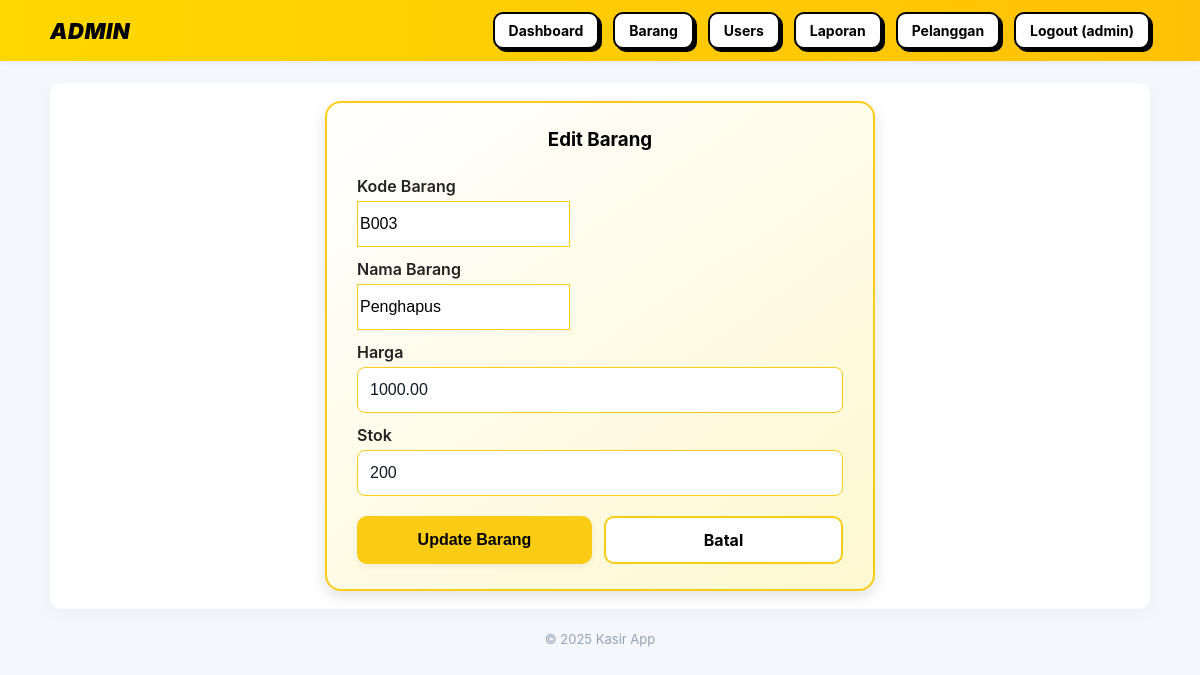
The app's page /admin/barang_edit.php?id=3 (signed in) with its own data.
### tables this page shows
CREATE TABLE barang (
  id_barang INT AUTO_INCREMENT PRIMARY KEY,
  kode_barang VARCHAR(50) NOT NULL UNIQUE,
  nama_barang VARCHAR(255) NOT NULL,
  harga DECIMAL(12,2) NOT NULL DEFAULT 0,
  stok INT NOT NULL DEFAULT 0,
  is_active TINYINT(1) NOT NULL DEFAULT 1
);

### admin/barang_edit.php (the view, shortened to what this page needs)
<?php
require_once __DIR__ . '/../config.php';
$id = (int)($_GET['id'] ?? 0);
$stmt = $pdo->prepare('SELECT * FROM barang WHERE id_barang = ?');
$stmt->execute([$id]);
$b = $stmt->fetch(PDO::FETCH_ASSOC);
require '../includes/header.php';
?>
<div class="edit-box mt-4">
    <h3>Edit Barang</h3>
    <form method="post" action="barang.php">
        <div class="mb-3">
            <label>Kode Barang</label>
            <input name="kode" class="form-control" value="<?= htmlspecialchars($b['kode_barang']) ?>" required/>
        </div>
        <div class="mb-3">
            <label>Nama Barang</label>
            <input name="nama" class="form-control" value="<?= htmlspecialchars($b['nama_barang']) ?>" required/>
        </div>
        <div class="mb-3">
            <label>Harga</label>
            <input name="harga" type="number" step="0.01" class="form-control" value="<?= $b['harga'] ?>" required/>
        </div>
        <div class="mb-4">
            <label>Stok</label>
            <input name="stok" type="number" class="form-control" value="<?= $b['stok'] ?>" required/>
        </div>
        <div class="btn-group">
            <button type="submit" class="btn-update">Update Barang</button>
            <a href="barang.php" class="btn-cancel">Batal</a>
        </div>
    </form>
</div>
<?php require '../includes/footer.php'; ?>

### includes/header.php (style rules this page uses)
:root { --bg:#f4f7fb; --card:#ffffff; --muted:#6b7280; --accent:#FFD700; --accent-2:#FFC107; --success:#2ea44f; --danger:#d64545; --radius:10px; }
* { box-sizing:border-box }
body { margin:0; font-family: Inter, system-ui, -apple-system, "Segoe UI", Roboto, "Helvetica Neue", Arial; background:var(--bg); color:#222; }
h1,h2,h3 { margin:0 0 12px 0; color:#1f2937; }
label { display:block; font-weight:600; margin-bottom:6px; color:#374151; }
input[type="text"], input[type="number"], input[type="date"], input[type="password"], select { width:100%; padding:10px 12px; border:1px solid #e6eef4; border-radius:8px; background:#fff; font-size:14px; color:#111827; }
button, .btn { display:inline-block; padding:10px 14px; border-radius:8px; cursor:pointer; border:none; font-weight:600; background:var(--accent); color:white; box-shadow:0 2px 6px rgba(16,24,40,0.08); }
.mb-3 { margin-bottom:12px; }

### admin/barang_edit.php (style rules this page uses)
.edit-box { max-width: 550px; margin: 0 auto; background: linear-gradient(145deg, #ffffff, #fff8d0); padding: 25px 30px; border-radius: 16px; box-shadow: 0 5px 15px rgba(0, 0, 0, 0.12); border: 2px solid #facc15; animation: fadeIn 0.5s ease; }
.edit-box h3 { text-align: center; font-weight: 700; margin-bottom: 25px; color: #000; }
.edit-box label { font-weight: 600; color: #222; margin-bottom: 5px; }
.edit-box input.form-control { height: 46px; font-size: 16px; border: 1.8px solid #facc15; box-shadow: none; transition: all 0.2s ease; }
.edit-box .btn-group { display: flex; gap: 12px; margin-top: 20px; }
.edit-box button.btn-update { background-color: #facc15; border: none; color: #000; font-weight: 700; flex: 1; padding: 12px; font-size: 16px; border-radius: 10px; transition: 0.3s ease; }
.edit-box a.btn-cancel { background-color: #fff; border: 2px solid #facc15; color: #000; font-weight: 700; flex: 1; text-align: center; padding: 12px; font-size: 16px; border-radius: 10px; text-decoration: none; display: inline-block; transition: 0.3s ease; }

### records on screen
barang: kode "B003", nama "Penghapus", harga "1000.00", stok "200"

### other values on screen
$_SESSION['user']['role'] "ADMIN"
$_SESSION['user']['username'] "admin"
